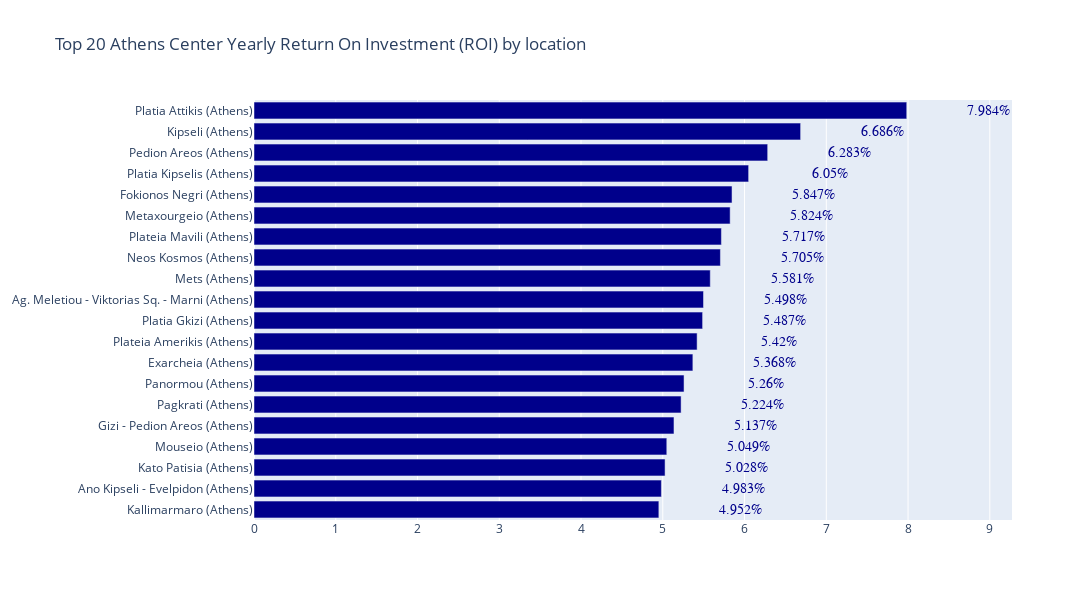

Source (notebook cell):
### Code cell
location_roi = roi_center['Location'].tail(20).tolist()


fig_roi = go.Figure()
fig_roi.add_trace(go.Bar(y=location_roi, x= roi_center['ROI_Average'].tail(20).tolist(), name='ROI_Average', marker_color='darkblue', orientation = 'h'))
annotation_total = []

y = roi_center['ROI_Average'].tail(20).tolist()
x = location_roi
for y1, xd in zip(y, x):
    annotation_total.append(dict(xref='x1', yref='y1',y=xd, x=y1 + 1,text=str(y1) + '%',font=dict(family='Arial', size=14, color='darkblue'), showarrow=False))

    fig_roi.update_layout(barmode='group', width=1200, height=600, title="Top 20 Athens Center Yearly Return On Investment (ROI) by location", annotations=annotation_total)
fig_roi.show()

### Figure 1 — Plotly figure (JSON) as saved in the notebook; plotly's stock layout.template omitted (floating-point values rounded to 4 significant figures)
{"data": [{"marker": {"color": "darkblue"}, "name": "ROI_Average", "orientation": "h", "type": "bar", "x": [4.952, 4.983, 5.028, 5.049, 5.137, 5.224, 5.26, 5.368, 5.42, 5.487, 5.498, 5.581, 5.705, 5.717, 5.824, 5.847, 6.05, 6.283, 6.686, 7.984], "y": ["Kallimarmaro (Athens)", "Ano Kipseli - Evelpidon (Athens)", "Kato Patisia (Athens)", "Mouseio (Athens)", "Gizi - Pedion Areos (Athens)", "Pagkrati (Athens)", "Panormou (Athens)", "Exarcheia (Athens)", "Plateia Amerikis (Athens)", "Platia Gkizi (Athens)", "Ag. Meletiou - Viktorias Sq. - Marni (Athens)", "Mets (Athens)", "Neos Kosmos (Athens)", "Plateia Mavili (Athens)", "Metaxourgeio (Athens)", "Fokionos Negri (Athens)", "Platia Kipselis (Athens)", "Pedion Areos (Athens)", "Kipseli (Athens)", "Platia Attikis (Athens)"]}], "layout": {"annotations": [{"font": {"color": "darkblue", "family": "Arial", "size": 14}, "showarrow": false, "text": "4.952%", "x": 5.952, "xref": "x", "y": "Kallimarmaro (Athens)", "yref": "y"}, {"font": {"color": "darkblue", "family": "Arial", "size": 14}, "showarrow": false, "text": "4.983%", "x": 5.983, "xref": "x", "y": "Ano Kipseli - Evelpidon (Athens)", "yref": "y"}, {"font": {"color": "darkblue", "family": "Arial", "size": 14}, "showarrow": false, "text": "5.028%", "x": 6.028, "xref": "x", "y": "Kato Patisia (Athens)", "yref": "y"}, {"font": {"color": "darkblue", "family": "Arial", "size": 14}, "showarrow": false, "text": "5.049%", "x": 6.049, "xref": "x", "y": "Mouseio (Athens)", "yref": "y"}, {"font": {"color": "darkblue", "family": "Arial", "size": 14}, "showarrow": false, "text": "5.137%", "x": 6.137, "xref": "x", "y": "Gizi - Pedion Areos (Athens)", "yref": "y"}, {"font": {"color": "darkblue", "family": "Arial", "size": 14}, "showarrow": false, "text": "5.224%", "x": 6.224, "xref": "x", "y": "Pagkrati (Athens)", "yref": "y"}, {"font": {"color": "darkblue", "family": "Arial", "size": 14}, "showarrow": false, "text": "5.26%", "x": 6.26, "xref": "x", "y": "Panormou (Athens)", "yref": "y"}, {"font": {"color": "darkblue", "family": "Arial", "size": 14}, "showarrow": false, "text": "5.368%", "x": 6.368, "xref": "x", "y": "Exarcheia (Athens)", "yref": "y"}, {"font": {"color": "darkblue", "family": "Arial", "size": 14}, "showarrow": false, "text": "5.42%", "x": 6.42, "xref": "x", "y": "Plateia Amerikis (Athens)", "yref": "y"}, {"font": {"color": "darkblue", "family": "Arial", "size": 14}, "showarrow": false, "text": "5.487%", "x": 6.487, "xref": "x", "y": "Platia Gkizi (Athens)", "yref": "y"}, {"font": {"color": "darkblue", "family": "Arial", "size": 14}, "showarrow": false, "text": "5.498%", "x": 6.498, "xref": "x", "y": "Ag. Meletiou - Viktorias Sq. - Marni (Athens)", "yref": "y"}, {"font": {"color": "darkblue", "family": "Arial", "size": 14}, "showarrow": false, "text": "5.581%", "x": 6.581, "xref": "x", "y": "Mets (Athens)", "yref": "y"}, {"font": {"color": "darkblue", "family": "Arial", "size": 14}, "showarrow": false, "text": "5.705%", "x": 6.705, "xref": "x", "y": "Neos Kosmos (Athens)", "yref": "y"}, {"font": {"color": "darkblue", "family": "Arial", "size": 14}, "showarrow": false, "text": "5.717%", "x": 6.717, "xref": "x", "y": "Plateia Mavili (Athens)", "yref": "y"}, {"font": {"color": "darkblue", "family": "Arial", "size": 14}, "showarrow": false, "text": "5.824%", "x": 6.824, "xref": "x", "y": "Metaxourgeio (Athens)", "yref": "y"}, {"font": {"color": "darkblue", "family": "Arial", "size": 14}, "showarrow": false, "text": "5.847%", "x": 6.847, "xref": "x", "y": "Fokionos Negri (Athens)", "yref": "y"}, {"font": {"color": "darkblue", "family": "Arial", "size": 14}, "showarrow": false, "text": "6.05%", "x": 7.05, "xref": "x", "y": "Platia Kipselis (Athens)", "yref": "y"}, {"font": {"color": "darkblue", "family": "Arial", "size": 14}, "showarrow": false, "text": "6.283%", "x": 7.283, "xref": "x", "y": "Pedion Areos (Athens)", "yref": "y"}, {"font": {"color": "darkblue", "family": "Arial", "size": 14}, "showarrow": false, "text": "6.686%", "x": 7.686, "xref": "x", "y": "Kipseli (Athens)", "yref": "y"}, {"font": {"color": "darkblue", "family": "Arial", "size": 14}, "showarrow": false, "text": "7.984%", "x": 8.984, "xref": "x", "y": "Platia Attikis (Athens)", "yref": "y"}], "barmode": "group", "height": 600, "title": {"text": "Top 20 Athens Center Yearly Return On Investment (ROI) by location"}, "width": 1200, "xaxis": {"autorange": true, "range": [0, 9.272], "type": "linear"}, "yaxis": {"autorange": true, "range": [-0.5, 19.5], "type": "category"}}}
